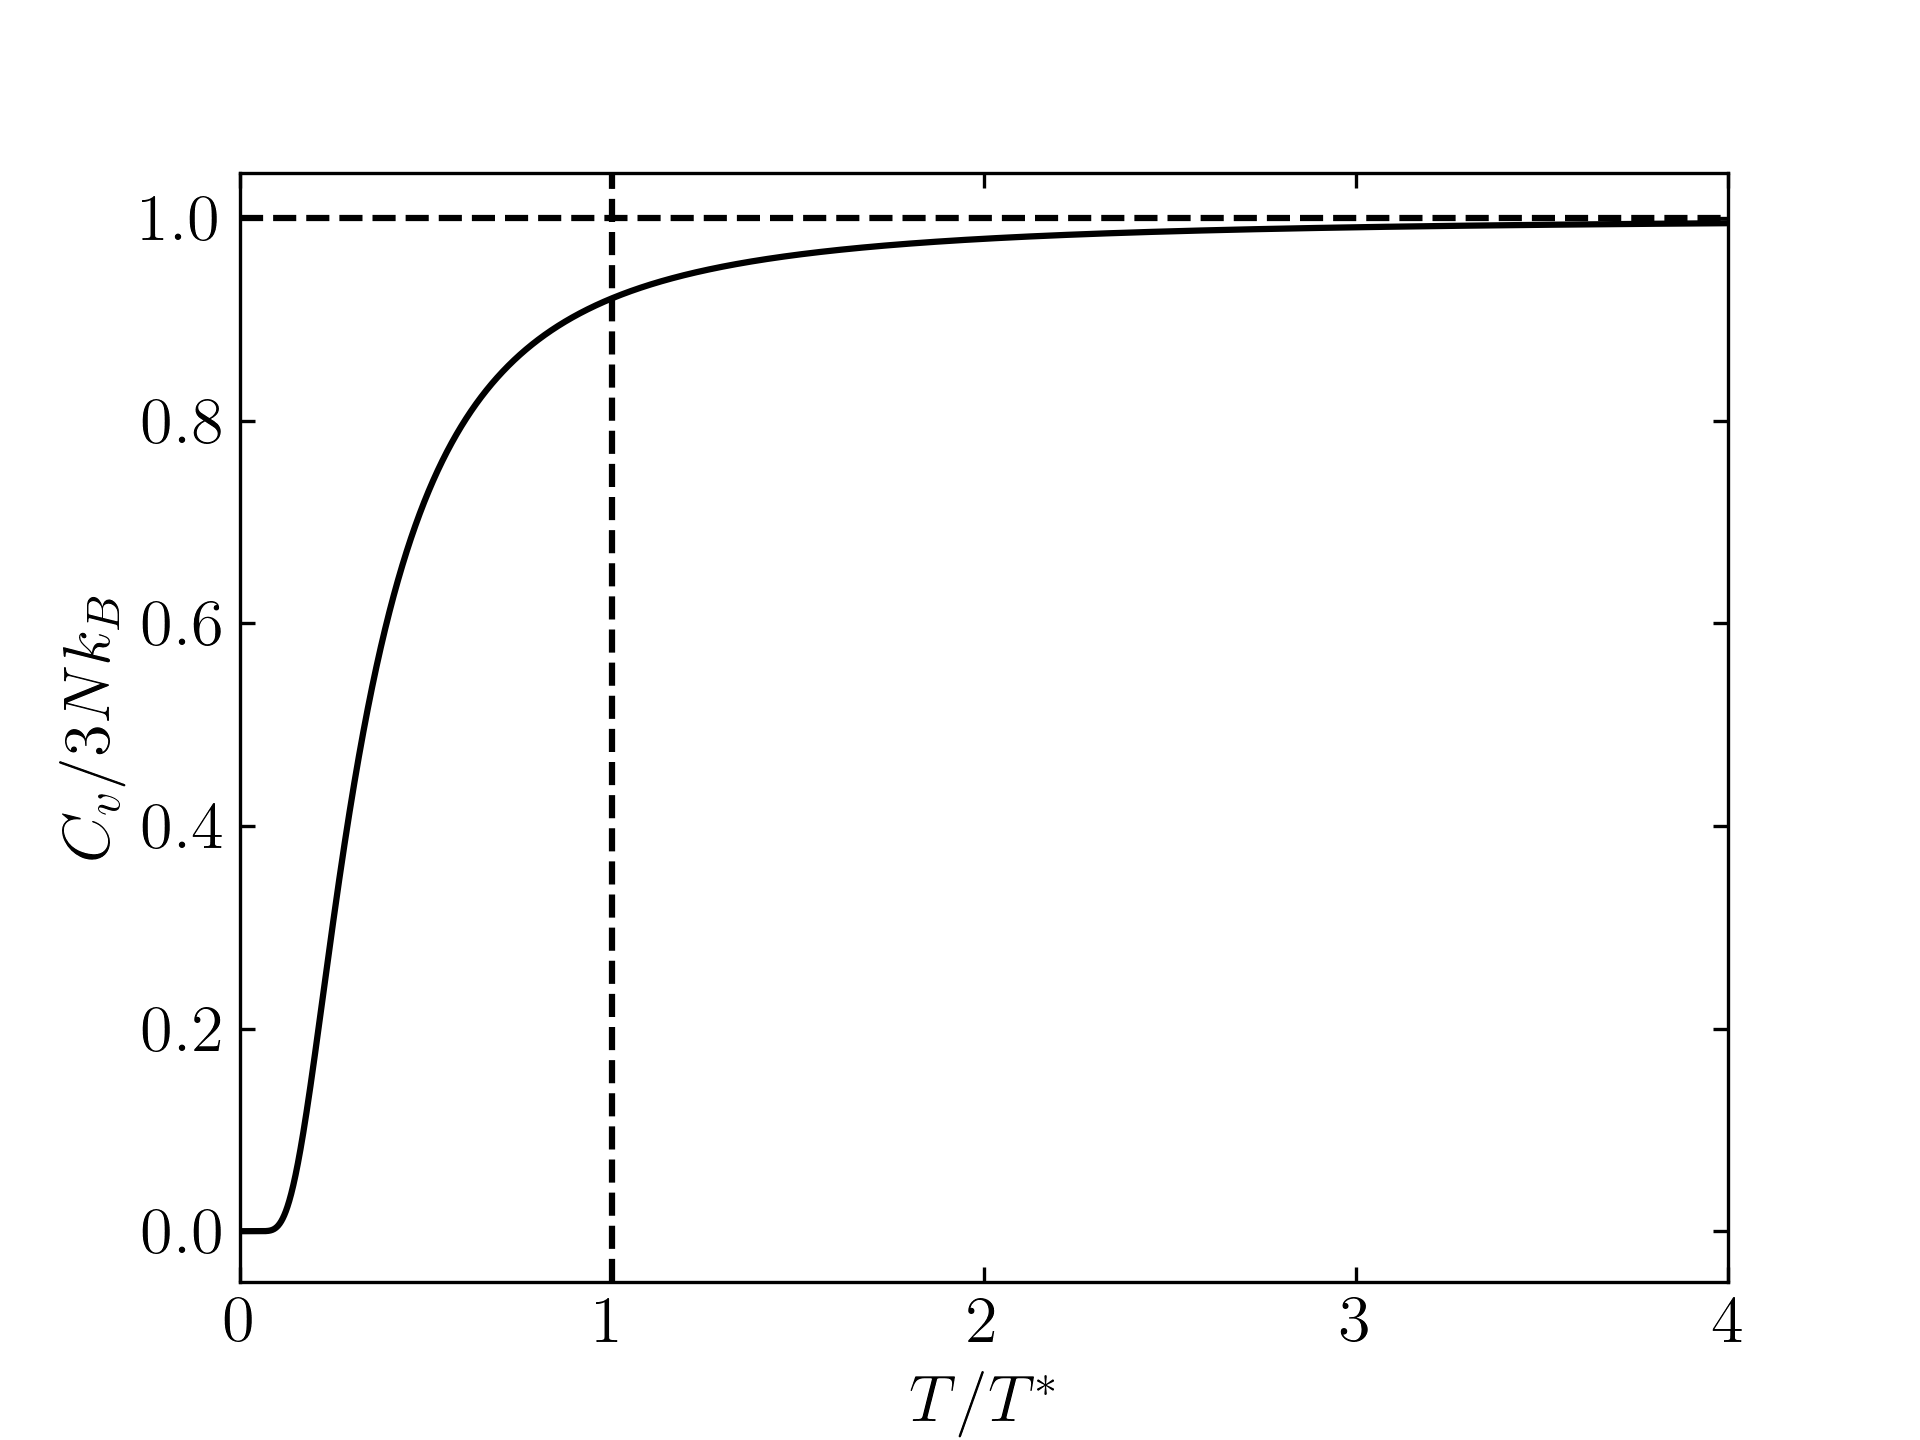

Recreate this plot in Python.
import matplotlib.pyplot as plt
import mpl_extras as me
import numpy as np


T = np.linspace(0, 4, 10000)

Cv = (1 / 2 / T / np.sinh(1 / 2 / T)) ** 2

me.setup_mpl(tex=True)
fig, ax = plt.subplots(1, 1, dpi=300)

ax.plot(T, Cv, "-k", label="")
ax.axvline(1, ls="--", c="k")
ax.axhline(1, ls="--", c="k")

#ax.set_xscale("log")
#ax.set_yscale("log")
ax.set_xlim(T[0], T[-1])
ax.tick_params(which="both", **me.params)
ax.set_xlabel(r"$T/T^\ast$")
ax.set_ylabel(r"$C_v/3Nk_B$")

fig.savefig("p4c.png", dpi=fig.dpi)

